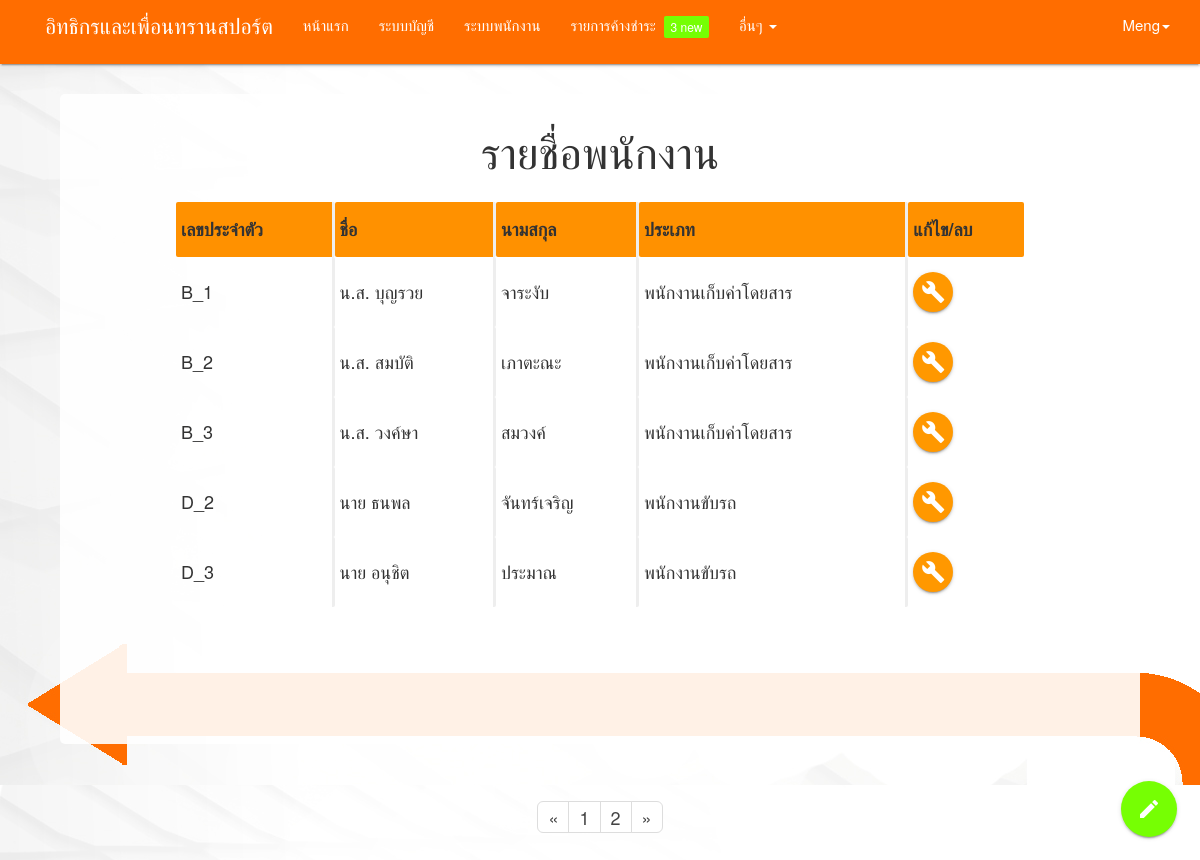
/employee/employee-table.php (signed in), run on the app's committed database.
### tables this page shows
CREATE TABLE `employee` (
  `personal_id` char(50) NOT NULL,
  `id_emp` char(7) NOT NULL,
  `name_emp` varchar(50) NOT NULL,
  `lastname_emp` varchar(50) DEFAULT NULL,
  `birth_emp` date DEFAULT NULL,
  `address` varchar(150) DEFAULT NULL,
  `type_emp` int(1) NOT NULL,
  `conductor_licence_no` varchar(20) DEFAULT NULL,
  `expire_date` date DEFAULT NULL,
  `tel` varchar(15) DEFAULT NULL,
  `note` varchar(150) DEFAULT NULL,
  `status` int(1) DEFAULT NULL
);

### employee/employee-table.php (the view, shortened to what this page needs)
<!DOCTYPE html>
  <html lang="en">
    <head>
    </head>
    <body style="background:url(../direct-inverse.jpg);font-size: 120%;">
    <?php include ('../menu.php'); ?>
    <div style="background-color: rgba(255,255,255,0.9); width: 90%; height:auto; border-radius: 5px; display:block; margin: 30px auto; padding: 10px; min-height: 650px;">
      <h3 style="text-align: center;">รายชื่อพนักงาน</h3>
      <div style="display: block; margin: auto; width: 80%;">
        <table class="highlight" style="padding-top: 10px;width: 100%;border-collapse: inherit;">
          <thead style="color:#FFF">
            <tbody>
        <?php echo fetch_data(); ?>
          </tbody>
  </table>
      <div class="fixed-action-btn horizontal">
    <a class="btn-floating btn-large light-green accent-3">
      <i class="large material-icons">mode_edit</i>
    </a>
  </div>
</div>
</div>
    </body>
</html>
<?php
function fetch_data(){
    $servername = "localhost";
    $username = "root";
    $password = "";
    $dbname = "mbus_database";
    $output = '';
    $connect = mysqli_connect($servername,$username, $password,$dbname);
    $status = '';
    if(!isset($_GET['page'])){
      $page = "1";
    }else {
      $page = $_GET["page"];
    }
    if($page == "" ||$page >= "1"){
      $pagel = ($page*5)-5;
    }
    $sql_data = "SELECT * FROM employee WHERE employee.status =1 ORDER BY employee.id_emp limit $pagel,5";
    $result_data = mysqli_query($connect, $sql_data);
    $output .= '<tr>
                        <th>'."เลขประจำตัว".'</th>
                        <th>'."ชื่อ".'</th>
                        <th>'."นามสกุล".'</th>
                        <th>'."ประเภท".'</th>
                        <th>'."แก้ไข/ลบ".'</th>
                        </tr>';
    while($row = mysqli_fetch_array($result_data)){
      if($row["type_emp"] == 1){
        $status = "พนักงานขับรถ";
      }else if($row["type_emp"] == 2){
        $status = "พนักงานเก็บค่าโดยสาร";
      }
      $output .= '<tr>
                          <td>'.$row["id_emp"].'</td>
                          <td>'.$row["name_emp"].'</td>
                          <td>'.$row["lastname_emp"].'</td>
                          <td>'.$status.'</td>
                          <td>'.'<a class="btn-floating orange" href="/mbus/account/account-detail.php?id_emp='.$row["id_emp"].'"><i class="material-icons">build</i></a>'.'</td>
                </tr>';
       }
       $sql_datal = mysqli_query($connect,"SELECT * FROM employee WHERE employee.status =1 ORDER BY employee.id_emp ");
       $cou = mysqli_num_rows($sql_datal);
       $a = $cou/5;
       $a = ceil($a);
       $link_output = '
       <div class="footer">
       <nav aria-label="Page navigation" style="background-color: transparent;box-shadow: none">
       <ul class="pagination pagination pagination-lg">
           <li>
             <a href="#" aria-label="Previous">
               <span aria-hidden="true">&laquo;</span>
             </a>
           </li>
       ';
        for($b = 1 ; $b <= $a ; $b++){
          $link_output .= '<li><a href="/mbus/employee/employee-table.php?page='.$b.'">'.$b.'</a></li>';
        }
          $link_output .= '<li>
            <a href="#" aria-label="Next">
              <span aria-hidden="true">&raquo;</span>
            </a>
          </li>
        </ul>
      </nav>
      </div>
      ';
       return $output . $link_output;
}
 ?>

### employee/employee-table.php (style rules this page uses)
th { border-bottom:inset; background-color: #ff9100 ; }
th:not(:last-child),td:not(:last-child) { border-right:inset; }
.footer { position: absolute; right: 0; bottom: 0; left: 0; padding: 1rem; text-align: center; }

### data on the page
employee: id_emp "B_1", name_emp "น.ส. บุญรวย", lastname_emp "จาระงับ", type_emp "พนักงานเก็บค่าโดยสาร"
employee: id_emp "B_2", name_emp "น.ส. สมบัติ", lastname_emp "เภาตะณะ", type_emp "พนักงานเก็บค่าโดยสาร"
employee: id_emp "B_3", name_emp "น.ส. วงค์ษา", lastname_emp "สมวงค์", type_emp "พนักงานเก็บค่าโดยสาร"
employee: id_emp "D_2", name_emp "นาย ธนพล", lastname_emp "จันทร์เจริญ", type_emp "พนักงานขับรถ"
employee: id_emp "D_3", name_emp "นาย อนุชิต", lastname_emp "ประมาณ", type_emp "พนักงานขับรถ"

### other printed values
$_SESSION["username"] "Meng"
